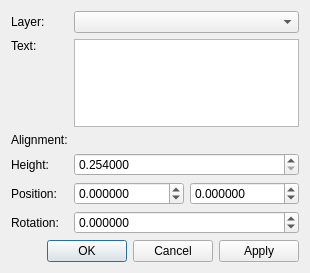
<?xml version="1.0" encoding="UTF-8"?>
<ui version="4.0">
 <class>librepcb::TextPropertiesDialog</class>
 <widget class="QDialog" name="librepcb::TextPropertiesDialog">
  <property name="geometry">
   <rect>
    <x>0</x>
    <y>0</y>
    <width>310</width>
    <height>273</height>
   </rect>
  </property>
  <property name="windowTitle">
   <string>Text Properties</string>
  </property>
  <layout class="QVBoxLayout" name="verticalLayout">
   <item>
    <layout class="QFormLayout" name="formLayout">
     <item row="0" column="0">
      <widget class="QLabel" name="label">
       <property name="text">
        <string>Layer:</string>
       </property>
      </widget>
     </item>
     <item row="0" column="1">
      <widget class="QComboBox" name="cbxLayer"/>
     </item>
     <item row="1" column="0">
      <widget class="QLabel" name="label_2">
       <property name="sizePolicy">
        <sizepolicy hsizetype="Preferred" vsizetype="Fixed">
         <horstretch>0</horstretch>
         <verstretch>0</verstretch>
        </sizepolicy>
       </property>
       <property name="text">
        <string>Text:</string>
       </property>
      </widget>
     </item>
     <item row="1" column="1">
      <widget class="QPlainTextEdit" name="edtText"/>
     </item>
     <item row="2" column="0">
      <widget class="QLabel" name="label_7">
       <property name="text">
        <string>Alignment:</string>
       </property>
      </widget>
     </item>
     <item row="2" column="1">
      <widget class="librepcb::AlignmentSelector" name="alignmentSelector" native="true"/>
     </item>
     <item row="3" column="0">
      <widget class="QLabel" name="label_6">
       <property name="text">
        <string>Height:</string>
       </property>
      </widget>
     </item>
     <item row="3" column="1">
      <widget class="QDoubleSpinBox" name="spbHeight">
       <property name="decimals">
        <number>6</number>
       </property>
       <property name="minimum">
        <double>0.254000000000000</double>
       </property>
       <property name="maximum">
        <double>999.000000000000000</double>
       </property>
       <property name="singleStep">
        <double>0.254000000000000</double>
       </property>
      </widget>
     </item>
     <item row="4" column="0">
      <widget class="QLabel" name="label_4">
       <property name="text">
        <string>Position:</string>
       </property>
      </widget>
     </item>
     <item row="4" column="1">
      <layout class="QHBoxLayout" name="horizontalLayout">
       <item>
        <widget class="QDoubleSpinBox" name="spbPosX">
         <property name="decimals">
          <number>6</number>
         </property>
         <property name="minimum">
          <double>-9999.000000000000000</double>
         </property>
         <property name="maximum">
          <double>9999.000000000000000</double>
         </property>
         <property name="singleStep">
          <double>2.540000000000000</double>
         </property>
        </widget>
       </item>
       <item>
        <widget class="QDoubleSpinBox" name="spbPosY">
         <property name="decimals">
          <number>6</number>
         </property>
         <property name="minimum">
          <double>-9999.000000000000000</double>
         </property>
         <property name="maximum">
          <double>9999.000000000000000</double>
         </property>
         <property name="singleStep">
          <double>2.540000000000000</double>
         </property>
        </widget>
       </item>
      </layout>
     </item>
     <item row="5" column="0">
      <widget class="QLabel" name="label_5">
       <property name="text">
        <string>Rotation:</string>
       </property>
      </widget>
     </item>
     <item row="5" column="1">
      <widget class="QDoubleSpinBox" name="spbRotation">
       <property name="decimals">
        <number>6</number>
       </property>
       <property name="minimum">
        <double>-360.000000000000000</double>
       </property>
       <property name="maximum">
        <double>360.000000000000000</double>
       </property>
       <property name="singleStep">
        <double>45.000000000000000</double>
       </property>
      </widget>
     </item>
    </layout>
   </item>
   <item>
    <widget class="QDialogButtonBox" name="buttonBox">
     <property name="orientation">
      <enum>Qt::Horizontal</enum>
     </property>
     <property name="standardButtons">
      <set>QDialogButtonBox::Apply|QDialogButtonBox::Cancel|QDialogButtonBox::Ok</set>
     </property>
    </widget>
   </item>
  </layout>
 </widget>
 <customwidgets>
  <customwidget>
   <class>librepcb::AlignmentSelector</class>
   <extends>QWidget</extends>
   <header>widgets/alignmentselector.h</header>
   <container>1</container>
  </customwidget>
 </customwidgets>
 <resources/>
 <connections/>
</ui>
